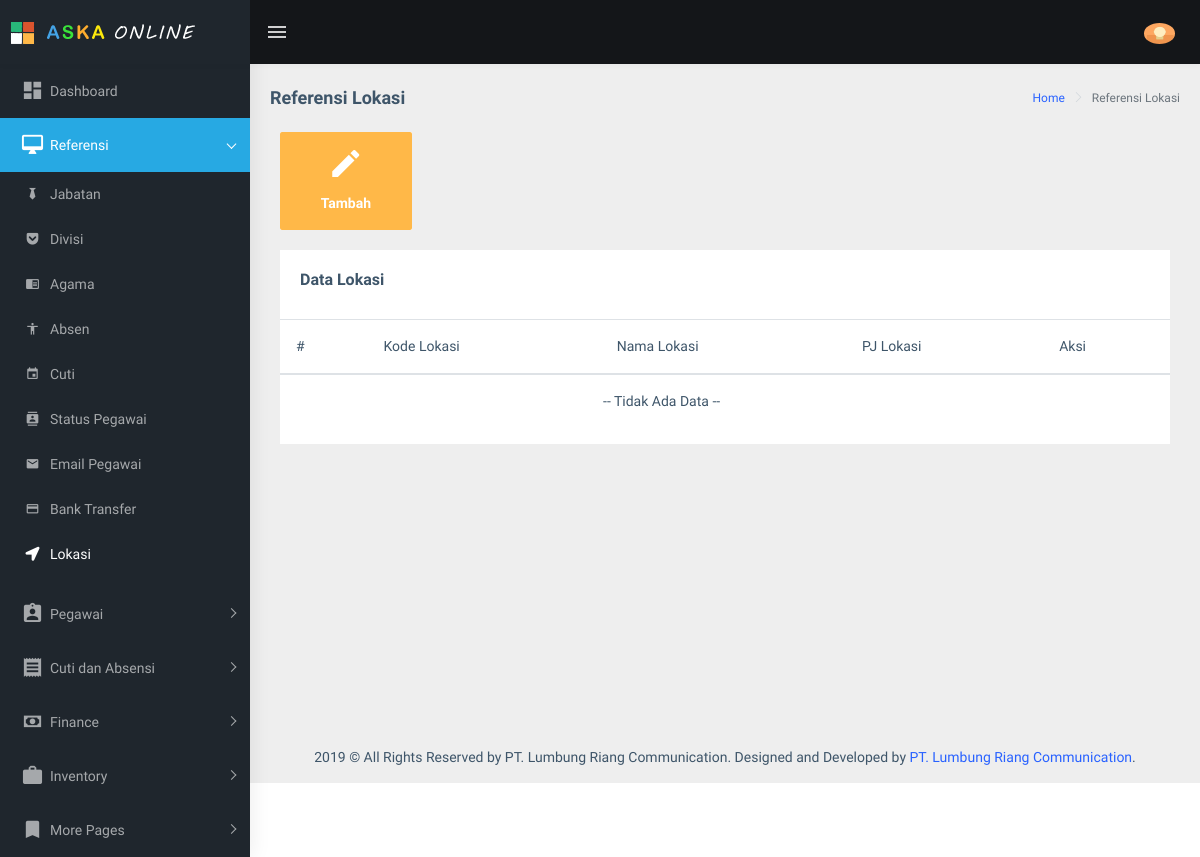
The app's page /?view=lokasi&id=9973849hupa&name=pegaaplication&lokasi (signed in), older data.
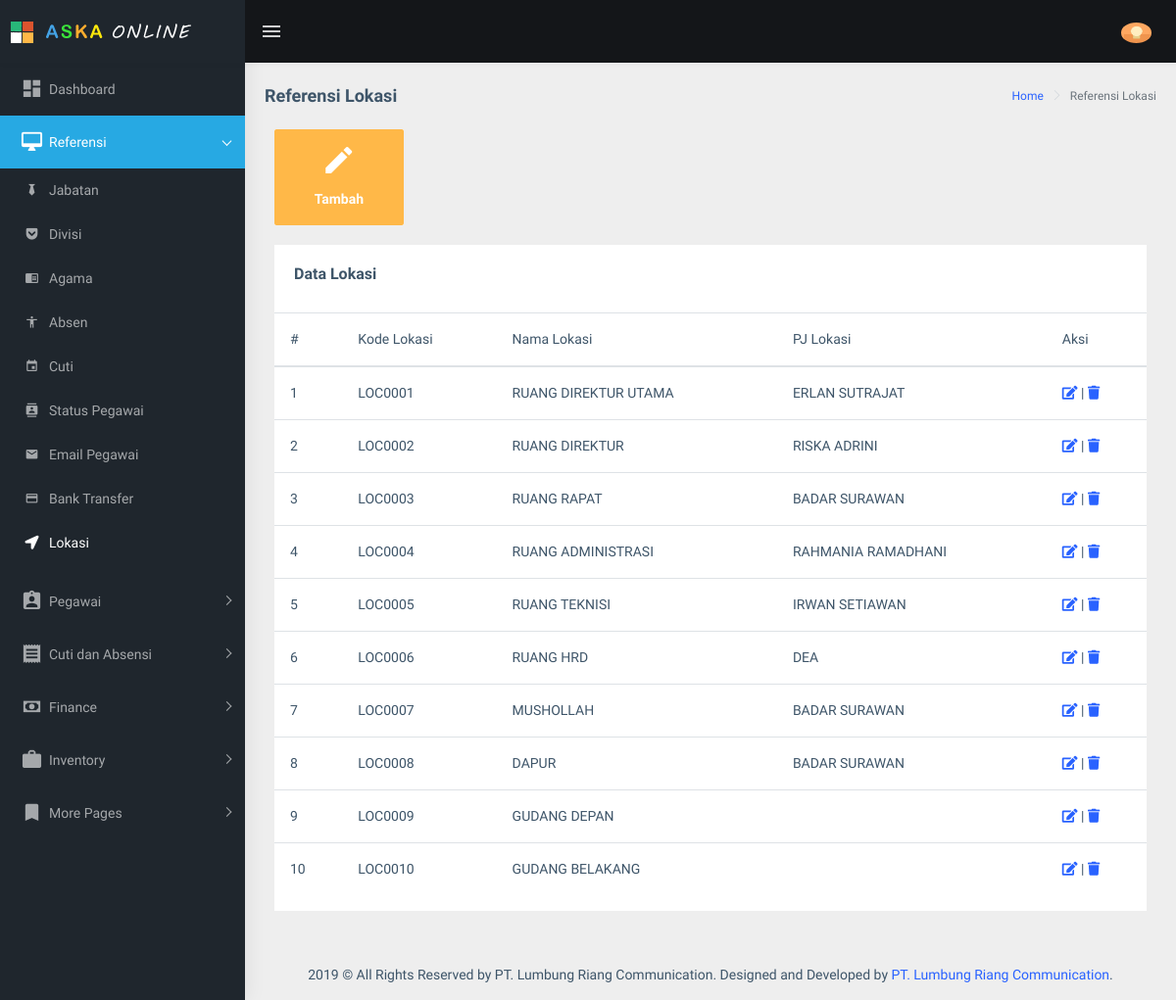
The same page, newer data.
### tables this page shows
CREATE TABLE `tbl_data_lokasi` (
  `kode_lokasi` varchar(20) NOT NULL,
  `nama_lokasi` text NOT NULL,
  `pj_lokasi` text NOT NULL
);

### reF/lokasi.php (the view, shortened to what this page needs)
<?php
    include ('config_config_cs/fungsi_no_otomatis_lokasi.php');
?>
    <link rel="stylesheet" type="text/css" href="assets/libs/select2/dist/css/select2.min.css">
    <link rel="stylesheet" type="text/css" href="assets/libs/jquery-minicolors/jquery.minicolors.css">
    <link rel="stylesheet" type="text/css" href="assets/libs/bootstrap-datepicker/dist/css/bootstrap-datepicker.min.css">
    <link rel="stylesheet" type="text/css" href="assets/libs/quill/dist/quill.snow.css">
    <link rel="stylesheet" type="text/css" href="assets/extra-libs/multicheck/multicheck.css">
    <link href="assets/libs/datatables.net-bs4/css/dataTables.bootstrap4.css" rel="stylesheet">
    <link href="assets/libs/toastr/build/toastr.min.css" rel="stylesheet">
    <link href="dist/css/style.min.css" rel="stylesheet">
            <div class="container-fluid">
                <div class="row">
                    <div class="col-md-6 col-lg-2 col-xlg-3">
                        <a href="&mod=add" data-toggle="modal" data-target="#Modal1">
                            <div class="card card-hover">
                                <div class="box bg-warning text-center">
                                        <h1 class="font-light text-white"><i class="mdi mdi-pencil"></i></h1>
                                        <h6 class="text-white">Tambah</h6>
                                </div>
                            </div>
                        </a>
                    </div>
                </div>
                <div class="row">
                    <div class="col-12">
                        <div class="card">
                            <div class="card-body">
                                <h5 class="card-title m-b-0">Data Lokasi</h5>
                            </div>
                            <table class="table">
                                  <thead>
                                    <tr>
                                      <th scope="col">#</th>
                                      <th scope="col">Kode Lokasi</th>
                                      <th scope="col">Nama Lokasi</th>
                                      <th scope="col">PJ Lokasi</th>
                                      <th scope="col">Aksi</th>
                                    </tr>
                                  </thead>
                                  <tbody>
                                    <?php
                                        $q_bagian   = mysqli_query($connect, "SELECT * FROM tbl_data_lokasi ORDER BY kode_lokasi ASC") or die (mysqli_error($connect));
                                        $j_data     = mysqli_num_rows($q_bagian);
                                        if ($j_data == 0) {
                                            echo "<tr><td id='tengah' colspan='4' align='center'>-- Tidak Ada Data --</td></tr>";
                                        } else {
                                            $no = 1;
                                            while ($a_bag = mysqli_fetch_array($q_bagian)) { ?>
                                            <tr>
                                                <td id='tengah'><?php echo $no; ?></td>
                                                <td><?php echo $a_bag[0]; ?></td>
                                                <td><?php echo $a_bag[1]; ?></td>
                                                <td><?php echo $a_bag[2]; ?></td>
                                                <td id='tengah'>
                                                <a href="#<?php echo $a_bag[0];?>" data-toggle="modal" title="Edit Data" data-target="#myModal<?php echo $a_bag[0];?>"><span class="fa fa-edit"></span></a> |
                                                <a href="config_config_cs/del-lokasi-con.php?id=<?php echo $a_bag[0]; ?>" title="Hapus Data" onclick='/return konfirmasi("
                                                Menghapus data<?php echo $a_bag[1];?>")'><span class='fa fa-trash'></span></a>
                                                </td>
                                        </tr>
                                            <?php
                                                $no++;
                                            }
                                        }
                                    ?>
                                  </tbody>
                            </table>
                        </div>
            </div>
        </div>
    </div>

Row changes from the older to the newer data that the page shows:
added tbl_data_lokasi: kode_lokasi "LOC0001", nama_lokasi "RUANG DIREKTUR UTAMA", pj_lokasi "ERLAN SUTRAJAT"
added tbl_data_lokasi: kode_lokasi "LOC0002", nama_lokasi "RUANG DIREKTUR", pj_lokasi "RISKA ADRINI"
added tbl_data_lokasi: kode_lokasi "LOC0003", nama_lokasi "RUANG RAPAT", pj_lokasi "BADAR SURAWAN"
added tbl_data_lokasi: kode_lokasi "LOC0004", nama_lokasi "RUANG ADMINISTRASI", pj_lokasi "RAHMANIA RAMADHANI"
added tbl_data_lokasi: kode_lokasi "LOC0005", nama_lokasi "RUANG TEKNISI", pj_lokasi "IRWAN SETIAWAN"
added tbl_data_lokasi: kode_lokasi "LOC0006", nama_lokasi "RUANG HRD", pj_lokasi "DEA"
added tbl_data_lokasi: kode_lokasi "LOC0007", nama_lokasi "MUSHOLLAH", pj_lokasi "BADAR SURAWAN"
added tbl_data_lokasi: kode_lokasi "LOC0008", nama_lokasi "DAPUR", pj_lokasi "BADAR SURAWAN"
added tbl_data_lokasi: kode_lokasi "LOC0009", nama_lokasi "GUDANG DEPAN"
added tbl_data_lokasi: kode_lokasi "LOC0010", nama_lokasi "GUDANG BELAKANG"
Text that changed along with them:
text no longer shown: "-- Tidak Ada Data --"
